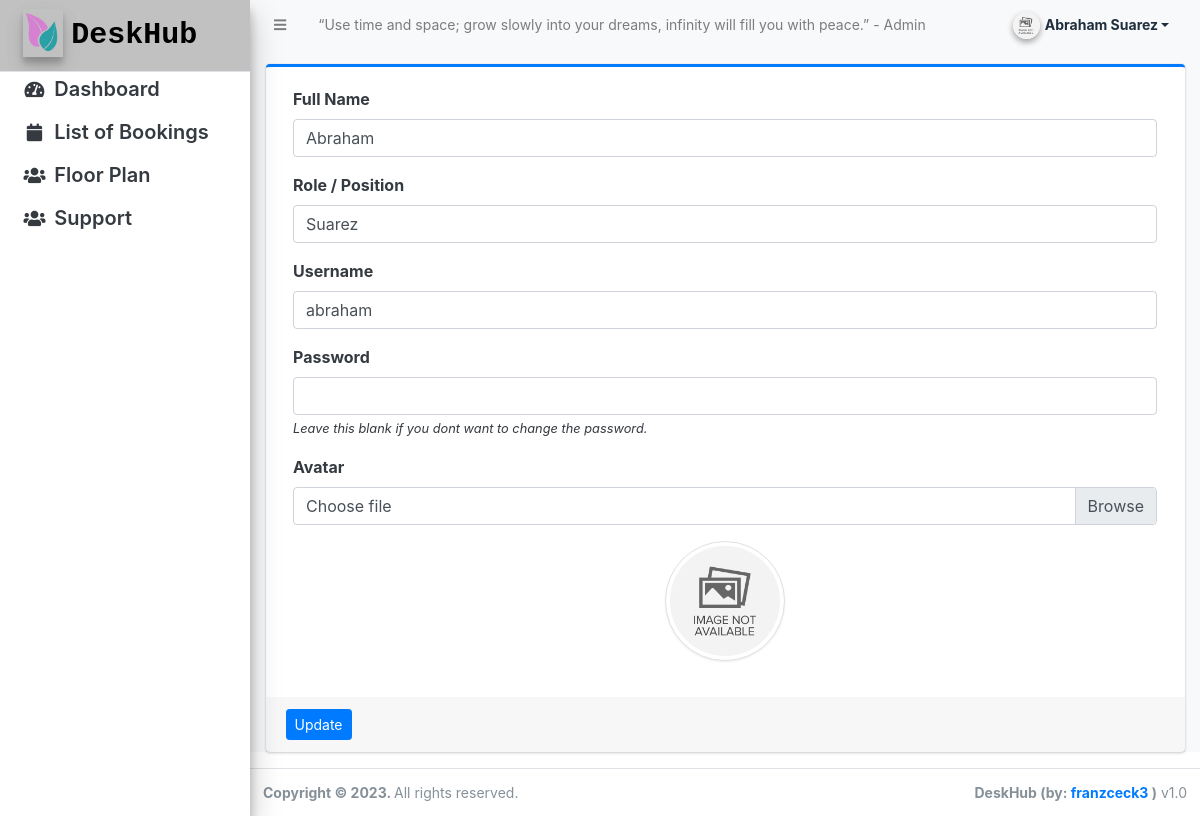
Screenshot of /user/?page=user (signed in) with the database file from the repository.
### tables this page shows
CREATE TABLE `users` (
  `id` int(50) NOT NULL,
  `firstname` varchar(250) NOT NULL,
  `lastname` varchar(250) NOT NULL,
  `name` text GENERATED ALWAYS AS (concat(`firstname`,' ',`lastname`)) VIRTUAL,
  `username` text NOT NULL,
  `password` text NOT NULL,
  `email` text NOT NULL,
  `contact` text NOT NULL,
  `address` text NOT NULL,
  `role_id` int(11) NOT NULL,
  `avatar` text DEFAULT NULL,
  `last_login` datetime DEFAULT NULL,
  `type` tinyint(1) NOT NULL DEFAULT 0,
  `date_added` datetime NOT NULL DEFAULT current_timestamp(),
  `date_updated` datetime DEFAULT NULL ON UPDATE current_timestamp()
);

### classes/DBConnection.php (called while the page is built, shortened)
<?php
class DBConnection{
    private $host = DB_SERVER;
    private $username = DB_USERNAME;
    private $password = DB_PASSWORD;
    private $database = DB_NAME;
    public $conn;
    public function __construct(){
        if (!isset($this->conn)) {
            $this->conn = new mysqli($this->host, $this->username, $this->password, $this->database);
        }
    }
}
?>

### config.php (called while the page is built, shortened)
<?php
require_once('classes/DBConnection.php');
require_once('classes/SystemSettings.php');
function validate_image($file){
	if(!empty($file)){
		if(is_file(base_app.$file)){
			return base_url.$file;
		}else{
			return base_url.'dist/img/no-image-available.png';
		}
	}else{
		return base_url.'dist/img/no-image-available.png';
	}
}
?>

### user/user/index.php (the view, shortened to what this page needs)
<?php
$user = $conn->query("SELECT * FROM users where id ='".$_settings->userdata('id')."'");
foreach($user->fetch_array() as $k =>$v){
	$meta[$k] = $v;
}
?>
<div class="card card-outline card-primary">
	<div class="card-body">
		<div class="container-fluid">
			<form action="" id="manage-user">
				<div class="form-group">
					<label for="name">Full Name</label>
					<input type="text" name="firstname" id="firstname" class="form-control" value="<?php echo isset($meta['firstname']) ? $meta['firstname']: '' ?>" required>
				</div>
				<div class="form-group">
					<label for="name">Role / Position</label>
					<input type="text" name="lastname" id="lastname" class="form-control" value="<?php echo isset($meta['lastname']) ? $meta['lastname']: '' ?>" required>
				</div>
				<div class="form-group">
					<label for="username">Username</label>
					<input type="text" name="username" id="username" class="form-control" value="<?php echo isset($meta['username']) ? $meta['username']: '' ?>" required  autocomplete="off">
				</div>
				<div class="form-group">
					<label for="password">Password</label>
					<input type="password" name="password" id="password" class="form-control" value="" autocomplete="off">
					<small><i>Leave this blank if you dont want to change the password.</i></small>
				</div>
				<div class="form-group">
					<label for="" class="control-label">Avatar</label>
					<div class="custom-file">
		              <label class="custom-file-label" for="customFile">Choose file</label>
		            </div>
				</div>
				<div class="form-group d-flex justify-content-center">
					<img src="<?php echo validate_image(isset($meta['avatar']) ? $meta['avatar'] :'') ?>" alt="" id="cimg" class="img-fluid img-thumbnail">
				</div>
			</form>
		</div>
	</div>
	<div class="card-footer">
			<div class="col-md-12">
				<div class="row">
					<button class="btn btn-sm btn-primary" form="manage-user">Update</button>
				</div>
			</div>
		</div>
</div>

### user/user/index.php (style rules this page uses)
img#cimg { height: 15vh; width: 15vh; object-fit: cover; border-radius: 100% 100%; }

### rows the page displays
users: firstname "Abraham", lastname "Suarez", username "abraham"

### other values shown
$_settings->info('name') "“Use time and space; grow slowly into your dreams, infinity will fill you with peace.”"
$_settings->userdata('firstname').' '.$_settings->userdata('lastname') "Abraham Suarez"
$_settings->info('short_name') "DeskHub"
